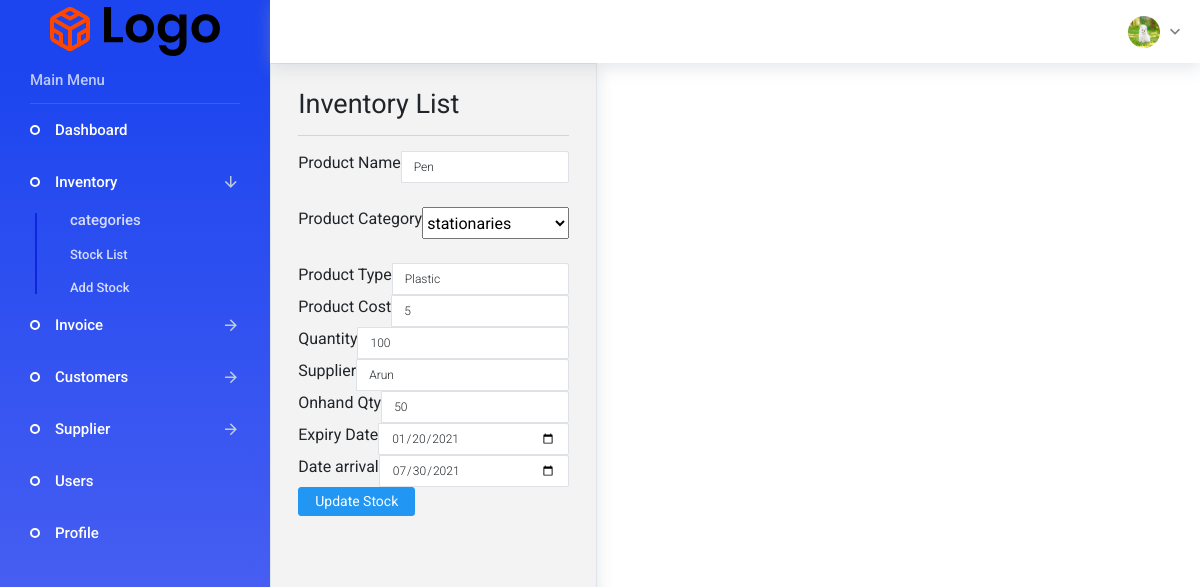
Page /admin/inventory.php?source=edit_stock&edit_stock=1 (signed in) on the earlier database version.
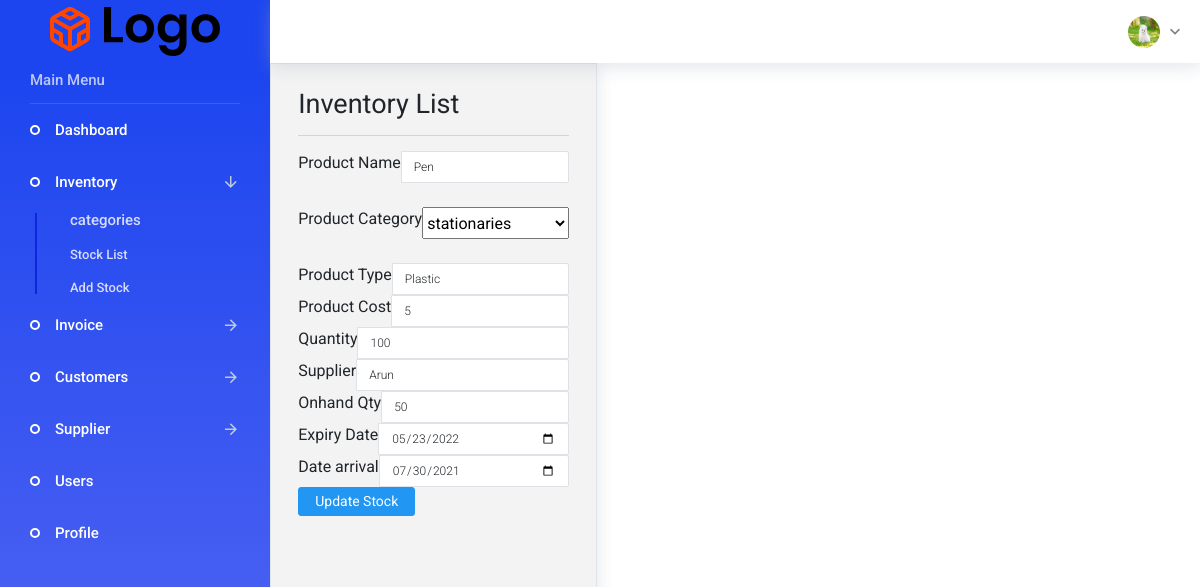
Same page on the later database version.
### tables this page shows
CREATE TABLE `stock` (
  `stock_id` int(11) NOT NULL,
  `barcode_no` text NOT NULL,
  `product_name` varchar(33) NOT NULL,
  `product_category` varchar(33) NOT NULL,
  `product_type` varchar(33) NOT NULL,
  `product_cost` varchar(30) NOT NULL,
  `quantity` int(33) NOT NULL,
  `supplier` varchar(33) NOT NULL,
  `onhand_qty` int(33) NOT NULL,
  `expiry_date` date NOT NULL,
  `date_arrival` date NOT NULL
);

### admin/includes/edit_stock.php (the view, shortened to what this page needs)
 <?php
       if(isset($_GET['edit_stock'])){
        $the_stock_id = $_GET['edit_stock'];
           $query="SELECT * FROM stock WHERE stock_id = $the_stock_id ";
           $select_stock=mysqli_query($connection,$query);
             while($row=mysqli_fetch_assoc($select_stock)){
                    $product_name =  $row['product_name'];
                    $product_category =  $row['product_category'];
                    $product_type =  $row['product_type'];
                    $product_cost =  $row['product_cost'];
                    $quantity =  $row['quantity'];
                    $supplier =  $row['supplier'];
                    $onhand_qty =  $row['onhand_qty'];
                    $expiry_date =  $row['expiry_date'];
                    $date_arrival =  $row['date_arrival'];
             }
       }
   ?>
   <form action="" method="post" enctype="multipart/form-data">
       <div class="input-group">
            <label for="title">Product Name</label>
            <input type="text" value="<?php echo $product_name; ?>" class="form-control" name="product_name">
        </div>
        <br>
         <div class="input-group">
            <label for="category">Product Category</label>
           <br>
           <select name="product_category"id="product_category">
<?php
        $query="SELECT * FROM categories";
        $select_categories=mysqli_query($connection,$query);
    while($row=mysqli_fetch_assoc($select_categories)){
        $cat_title=$row['cat_title'];
         if($cat_title == $product_category) {
        echo "<option selected value='$cat_title'>$cat_title</option>";
          }
         else {
        echo "<option value='$cat_title'>$cat_title</option>";
        }
      }
     ?>
         </select>
        </div>
        <br>
        <div class="input-group">
           <label for="Product_type">Product Type</label>
            <input type="text" value="<?php echo $product_type; ?>" class="form-control" name="product_type">
      </div>
       <div class="input-group">
            <label for="product_cost">Product Cost</label>
            <input type="decimal" value="<?php echo $product_cost; ?>" class="form-control" name="product_cost">
       </div>
       <div class="input-group">
            <label for="quantity">Quantity</label>
            <input type="decimal" value="<?php echo $quantity ?>" class="form-control" name="quantity">
        </div>
       <div class="input-group">
            <label for="supplier">Supplier</label>
           <input type="text" value="<?php echo $supplier; ?>" class="form-control" name="supplier">
        </div>
        <div class="input-group">
            <label for="onhand_qty">Onhand Qty</label>
           <input type="decimal" value="<?php echo $onhand_qty; ?>" class="form-control" name="onhand_qty">
        </div>
       <div class="input-group">
            <label for="expiry_date">Expiry Date</label>
           <input type="date" value="<?php echo $expiry_date; ?>" class="form-control" name="expiry_date">
        </div>
       <div class="input-group">
            <label for="date_arrival">Date arrival</label>
           <input type="date" value="<?php echo $date_arrival; ?>" class="form-control" name="date_arrival">
        </div>
       <div class="form-group">
            <input class="btn btn-primary" type="submit" name="edit_stock" value="Update Stock">
        </div>
       </form>

Differences in the rows shown:
changed stock "Pen": expiry_date "01/20/2021" → "05/23/2022"
